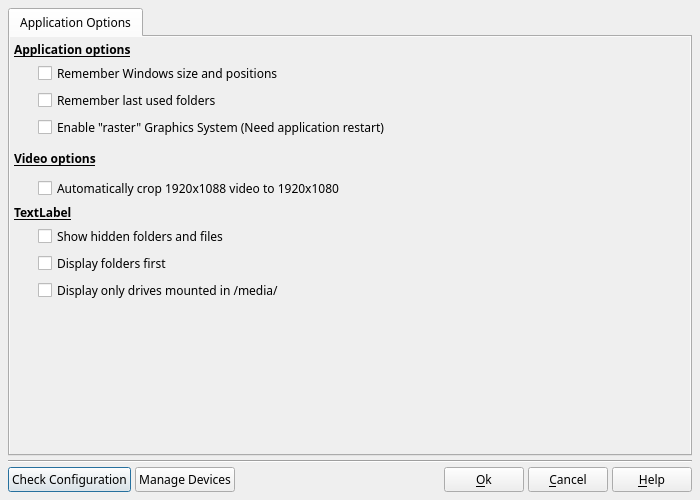
<?xml version="1.0" encoding="UTF-8"?>
<ui version="4.0">
 <class>DlgApplicationSettings</class>
 <widget class="QDialog" name="DlgApplicationSettings">
  <property name="geometry">
   <rect>
    <x>0</x>
    <y>0</y>
    <width>700</width>
    <height>500</height>
   </rect>
  </property>
  <property name="sizePolicy">
   <sizepolicy hsizetype="Preferred" vsizetype="Preferred">
    <horstretch>0</horstretch>
    <verstretch>0</verstretch>
   </sizepolicy>
  </property>
  <property name="minimumSize">
   <size>
    <width>700</width>
    <height>500</height>
   </size>
  </property>
  <property name="font">
   <font>
    <family>Sans Serif</family>
    <pointsize>9</pointsize>
   </font>
  </property>
  <property name="windowTitle">
   <string>Application settings</string>
  </property>
  <property name="modal">
   <bool>true</bool>
  </property>
  <layout class="QVBoxLayout" name="verticalLayout">
   <property name="spacing">
    <number>4</number>
   </property>
   <property name="sizeConstraint">
    <enum>QLayout::SetDefaultConstraint</enum>
   </property>
   <property name="margin">
    <number>8</number>
   </property>
   <item>
    <widget class="QTabWidget" name="tabWidget">
     <property name="currentIndex">
      <number>0</number>
     </property>
     <widget class="QWidget" name="TabApp">
      <attribute name="title">
       <string>Application Options</string>
      </attribute>
      <layout class="QGridLayout" name="gridLayout_3">
       <property name="margin">
        <number>0</number>
       </property>
       <property name="spacing">
        <number>0</number>
       </property>
       <item row="2" column="0">
        <widget class="QScrollArea" name="scrollArea_2">
         <property name="frameShape">
          <enum>QFrame::NoFrame</enum>
         </property>
         <property name="widgetResizable">
          <bool>true</bool>
         </property>
         <widget class="QWidget" name="scrollAreaWidgetContents_2">
          <property name="geometry">
           <rect>
            <x>0</x>
            <y>0</y>
            <width>676</width>
            <height>416</height>
           </rect>
          </property>
          <layout class="QGridLayout" name="gridLayout">
           <property name="margin">
            <number>4</number>
           </property>
           <property name="spacing">
            <number>4</number>
           </property>
           <item row="1" column="1">
            <widget class="QCheckBox" name="RestoreWindowCH">
             <property name="toolTip">
              <string>If this box is checked, the sizes and the positions of all the windows and dialogue box of ffDiaporama will be saved to be reused the next time which you will use ffDiaporama.</string>
             </property>
             <property name="text">
              <string>Remember Windows size and positions</string>
             </property>
            </widget>
           </item>
           <item row="2" column="1">
            <widget class="QCheckBox" name="RememberLastDirectoriesCH">
             <property name="toolTip">
              <string>If this box is checked, the directories that you use for the images, the videos, the projects, the musics and the generations of movie will be saved to be reused the next time which you will use ffDiaporama.</string>
             </property>
             <property name="text">
              <string>Remember last used folders</string>
             </property>
            </widget>
           </item>
           <item row="0" column="0" colspan="2">
            <widget class="QLabel" name="label_3">
             <property name="font">
              <font>
               <weight>75</weight>
               <bold>true</bold>
               <underline>true</underline>
              </font>
             </property>
             <property name="text">
              <string>Application options</string>
             </property>
            </widget>
           </item>
           <item row="12" column="0">
            <spacer name="verticalSpacer_2">
             <property name="orientation">
              <enum>Qt::Vertical</enum>
             </property>
             <property name="sizeHint" stdset="0">
              <size>
               <width>20</width>
               <height>40</height>
              </size>
             </property>
            </spacer>
           </item>
           <item row="6" column="0" colspan="2">
            <widget class="QLabel" name="label_35">
             <property name="minimumSize">
              <size>
               <width>0</width>
               <height>30</height>
              </size>
             </property>
             <property name="maximumSize">
              <size>
               <width>16777215</width>
               <height>30</height>
              </size>
             </property>
             <property name="font">
              <font>
               <weight>75</weight>
               <bold>true</bold>
               <underline>true</underline>
              </font>
             </property>
             <property name="text">
              <string>Video options</string>
             </property>
            </widget>
           </item>
           <item row="3" column="1">
            <widget class="QCheckBox" name="RasterModeCB">
             <property name="text">
              <string>Enable &quot;raster&quot; Graphics System (Need application restart)</string>
             </property>
            </widget>
           </item>
           <item row="8" column="0" colspan="2">
            <widget class="QLabel" name="BrowserOptions">
             <property name="font">
              <font>
               <weight>75</weight>
               <bold>true</bold>
               <underline>true</underline>
              </font>
             </property>
             <property name="text">
              <string>TextLabel</string>
             </property>
            </widget>
           </item>
           <item row="7" column="1">
            <widget class="QCheckBox" name="Crop1088To1080CB">
             <property name="sizePolicy">
              <sizepolicy hsizetype="Expanding" vsizetype="Fixed">
               <horstretch>0</horstretch>
               <verstretch>0</verstretch>
              </sizepolicy>
             </property>
             <property name="text">
              <string>Automatically crop 1920x1088 video to 1920x1080</string>
             </property>
            </widget>
           </item>
           <item row="9" column="1">
            <widget class="QCheckBox" name="HiddenCB">
             <property name="text">
              <string>Show hidden folders and files</string>
             </property>
            </widget>
           </item>
           <item row="10" column="1">
            <widget class="QCheckBox" name="FoldersFirstCB">
             <property name="text">
              <string>Display folders first</string>
             </property>
            </widget>
           </item>
           <item row="11" column="1">
            <widget class="QCheckBox" name="OnlyMediaDrivesCB">
             <property name="text">
              <string>Display only drives mounted in /media/</string>
             </property>
            </widget>
           </item>
          </layout>
         </widget>
        </widget>
       </item>
      </layout>
     </widget>
    </widget>
   </item>
   <item>
    <widget class="Line" name="line">
     <property name="orientation">
      <enum>Qt::Horizontal</enum>
     </property>
    </widget>
   </item>
   <item>
    <layout class="QHBoxLayout" name="horizontalLayout_2">
     <property name="spacing">
      <number>4</number>
     </property>
     <item>
      <widget class="QPushButton" name="CheckConfigBT">
       <property name="text">
        <string>Check Configuration</string>
       </property>
       <property name="icon">
        <iconset>
         <normaloff>img/config.png</normaloff>img/config.png</iconset>
       </property>
      </widget>
     </item>
     <item>
      <widget class="QPushButton" name="DBManageDevicesBT">
       <property name="text">
        <string>Manage Devices</string>
       </property>
       <property name="icon">
        <iconset>
         <normaloff>img/db.png</normaloff>img/db.png</iconset>
       </property>
      </widget>
     </item>
     <item>
      <spacer name="horizontalSpacer">
       <property name="orientation">
        <enum>Qt::Horizontal</enum>
       </property>
       <property name="sizeHint" stdset="0">
        <size>
         <width>40</width>
         <height>20</height>
        </size>
       </property>
      </spacer>
     </item>
     <item>
      <widget class="QPushButton" name="OkBt">
       <property name="toolTip">
        <string>Accept modification and exit dialog box</string>
       </property>
       <property name="text">
        <string>&amp;Ok</string>
       </property>
       <property name="icon">
        <iconset>
         <normaloff>img/action_ok.png</normaloff>img/action_ok.png</iconset>
       </property>
      </widget>
     </item>
     <item>
      <widget class="QPushButton" name="CancelBt">
       <property name="toolTip">
        <string>Cancel modification and exit dialog box</string>
       </property>
       <property name="text">
        <string>&amp;Cancel</string>
       </property>
       <property name="icon">
        <iconset>
         <normaloff>img/action_cancel.png</normaloff>img/action_cancel.png</iconset>
       </property>
      </widget>
     </item>
     <item>
      <widget class="QPushButton" name="HelpBT">
       <property name="toolTip">
        <string>Open help page describing this dialog box</string>
       </property>
       <property name="text">
        <string>&amp;Help</string>
       </property>
       <property name="icon">
        <iconset>
         <normaloff>img/help.png</normaloff>img/help.png</iconset>
       </property>
       <property name="shortcut">
        <string>F1</string>
       </property>
      </widget>
     </item>
    </layout>
   </item>
  </layout>
 </widget>
 <tabstops>
  <tabstop>OkBt</tabstop>
  <tabstop>CancelBt</tabstop>
 </tabstops>
 <resources/>
 <connections/>
</ui>
